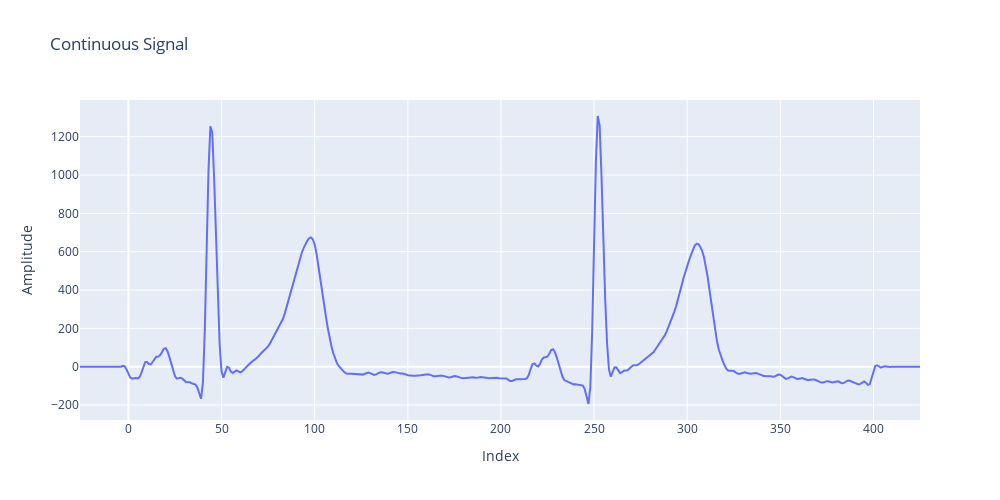

The notebook cell saved with this chart:
### Code cell
draw(i, a)

### Figure 1 — Plotly figure (JSON) as saved in the notebook; plotly's stock layout.template omitted (floating-point values rounded to 4 significant figures; data arrays with more than 128 entries replaced by an {"elided": "..."} marker saying what was removed)
{"data": [{"mode": "lines", "name": "Continuous Signal", "type": "scatter", "x": {"elided": "452 int values"}, "y": {"elided": "452 float values"}}], "layout": {"height": 500, "title": {"text": "Continuous Signal"}, "width": 1000, "xaxis": {"title": {"text": "Index"}}, "yaxis": {"title": {"text": "Amplitude"}}}}
